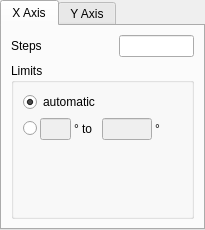
<?xml version="1.0" encoding="UTF-8"?>
<ui version="4.0">
 <class>Form</class>
 <widget class="QWidget" name="Form">
  <property name="geometry">
   <rect>
    <x>0</x>
    <y>0</y>
    <width>205</width>
    <height>202</height>
   </rect>
  </property>
  <property name="windowTitle">
   <string>Form</string>
  </property>
  <layout class="QVBoxLayout" name="verticalLayout_7">
   <property name="margin">
    <number>0</number>
   </property>
   <item>
    <widget class="QTabWidget" name="tabWidget">
     <property name="currentIndex">
      <number>0</number>
     </property>
     <widget class="QWidget" name="tab">
      <attribute name="title">
       <string>X Axis</string>
      </attribute>
      <layout class="QVBoxLayout" name="verticalLayout_6">
       <item>
        <layout class="QVBoxLayout" name="verticalLayout_5">
         <item>
          <layout class="QHBoxLayout" name="horizontalLayout_3">
           <item>
            <widget class="QLabel" name="label_3">
             <property name="text">
              <string>Steps</string>
             </property>
            </widget>
           </item>
           <item>
            <spacer name="horizontalSpacer">
             <property name="orientation">
              <enum>Qt::Horizontal</enum>
             </property>
             <property name="sizeHint" stdset="0">
              <size>
               <width>40</width>
               <height>20</height>
              </size>
             </property>
            </spacer>
           </item>
           <item>
            <widget class="QLineEdit" name="txtXSteps">
             <property name="maximumSize">
              <size>
               <width>75</width>
               <height>16777215</height>
              </size>
             </property>
             <property name="alignment">
              <set>Qt::AlignRight|Qt::AlignTrailing|Qt::AlignVCenter</set>
             </property>
            </widget>
           </item>
          </layout>
         </item>
         <item>
          <widget class="QGroupBox" name="groupBox_2">
           <property name="title">
            <string>Limits</string>
           </property>
           <layout class="QVBoxLayout" name="verticalLayout_2">
            <item>
             <widget class="QRadioButton" name="rbXLimAuto">
              <property name="text">
               <string>automatic</string>
              </property>
              <property name="checked">
               <bool>true</bool>
              </property>
             </widget>
            </item>
            <item>
             <layout class="QHBoxLayout" name="horizontalLayout">
              <property name="spacing">
               <number>3</number>
              </property>
              <item>
               <widget class="QRadioButton" name="rbXLimUser">
                <property name="text">
                 <string/>
                </property>
               </widget>
              </item>
              <item>
               <widget class="QLineEdit" name="txtXLimMin">
                <property name="enabled">
                 <bool>false</bool>
                </property>
                <property name="maximumSize">
                 <size>
                  <width>50</width>
                  <height>16777215</height>
                 </size>
                </property>
               </widget>
              </item>
              <item>
               <widget class="QLabel" name="label">
                <property name="text">
                 <string>&lt;html&gt;&amp;deg; to &amp;nbsp;&lt;/html&gt;</string>
                </property>
               </widget>
              </item>
              <item>
               <widget class="QLineEdit" name="txtXLimMax">
                <property name="enabled">
                 <bool>false</bool>
                </property>
                <property name="sizePolicy">
                 <sizepolicy hsizetype="Minimum" vsizetype="Fixed">
                  <horstretch>0</horstretch>
                  <verstretch>0</verstretch>
                 </sizepolicy>
                </property>
                <property name="maximumSize">
                 <size>
                  <width>50</width>
                  <height>16777215</height>
                 </size>
                </property>
                <property name="alignment">
                 <set>Qt::AlignRight|Qt::AlignTrailing|Qt::AlignVCenter</set>
                </property>
               </widget>
              </item>
              <item>
               <widget class="QLabel" name="label_2">
                <property name="text">
                 <string>&lt;html&gt;&amp;deg;&lt;/html&gt;</string>
                </property>
               </widget>
              </item>
              <item>
               <spacer name="horizontalSpacer_3">
                <property name="orientation">
                 <enum>Qt::Horizontal</enum>
                </property>
                <property name="sizeHint" stdset="0">
                 <size>
                  <width>40</width>
                  <height>20</height>
                 </size>
                </property>
               </spacer>
              </item>
             </layout>
            </item>
            <item>
             <spacer name="verticalSpacer">
              <property name="orientation">
               <enum>Qt::Vertical</enum>
              </property>
              <property name="sizeHint" stdset="0">
               <size>
                <width>20</width>
                <height>40</height>
               </size>
              </property>
             </spacer>
            </item>
           </layout>
          </widget>
         </item>
        </layout>
       </item>
      </layout>
     </widget>
     <widget class="QWidget" name="tab_2">
      <attribute name="title">
       <string>Y Axis</string>
      </attribute>
      <layout class="QVBoxLayout" name="verticalLayout">
       <item>
        <widget class="QGroupBox" name="groupBox_6">
         <property name="title">
          <string>Scale</string>
         </property>
         <layout class="QVBoxLayout" name="verticalLayout_4">
          <item>
           <widget class="QRadioButton" name="rbYScaleLin">
            <property name="text">
             <string>linear</string>
            </property>
            <property name="checked">
             <bool>true</bool>
            </property>
           </widget>
          </item>
          <item>
           <widget class="QRadioButton" name="rbYScaleLog">
            <property name="text">
             <string>logarithmic</string>
            </property>
           </widget>
          </item>
         </layout>
        </widget>
       </item>
       <item>
        <widget class="QGroupBox" name="groupBox_5">
         <property name="title">
          <string>Limits</string>
         </property>
         <layout class="QVBoxLayout" name="verticalLayout_3">
          <item>
           <widget class="QRadioButton" name="rbYLimAuto">
            <property name="text">
             <string>automatic</string>
            </property>
            <property name="checked">
             <bool>true</bool>
            </property>
           </widget>
          </item>
          <item>
           <layout class="QHBoxLayout" name="horizontalLayout_2">
            <item>
             <widget class="QRadioButton" name="rbYLimUser">
              <property name="text">
               <string/>
              </property>
             </widget>
            </item>
            <item>
             <widget class="QLineEdit" name="txtYLimMin">
              <property name="enabled">
               <bool>false</bool>
              </property>
              <property name="maximumSize">
               <size>
                <width>50</width>
                <height>16777215</height>
               </size>
              </property>
             </widget>
            </item>
            <item>
             <widget class="QLabel" name="label_4">
              <property name="text">
               <string>to</string>
              </property>
             </widget>
            </item>
            <item>
             <widget class="QLineEdit" name="txtYLimMax">
              <property name="enabled">
               <bool>false</bool>
              </property>
              <property name="maximumSize">
               <size>
                <width>50</width>
                <height>16777215</height>
               </size>
              </property>
             </widget>
            </item>
            <item>
             <spacer name="horizontalSpacer_2">
              <property name="orientation">
               <enum>Qt::Horizontal</enum>
              </property>
              <property name="sizeHint" stdset="0">
               <size>
                <width>40</width>
                <height>20</height>
               </size>
              </property>
             </spacer>
            </item>
           </layout>
          </item>
         </layout>
        </widget>
       </item>
      </layout>
     </widget>
    </widget>
   </item>
  </layout>
 </widget>
 <resources/>
 <connections>
  <connection>
   <sender>rbYLimAuto</sender>
   <signal>toggled(bool)</signal>
   <receiver>txtYLimMin</receiver>
   <slot>setDisabled(bool)</slot>
   <hints>
    <hint type="sourcelabel">
     <x>28</x>
     <y>138</y>
    </hint>
    <hint type="destinationlabel">
     <x>25</x>
     <y>187</y>
    </hint>
   </hints>
  </connection>
  <connection>
   <sender>rbYLimAuto</sender>
   <signal>toggled(bool)</signal>
   <receiver>txtYLimMax</receiver>
   <slot>setDisabled(bool)</slot>
   <hints>
    <hint type="sourcelabel">
     <x>54</x>
     <y>139</y>
    </hint>
    <hint type="destinationlabel">
     <x>94</x>
     <y>188</y>
    </hint>
   </hints>
  </connection>
  <connection>
   <sender>rbXLimAuto</sender>
   <signal>toggled(bool)</signal>
   <receiver>txtXLimMin</receiver>
   <slot>setDisabled(bool)</slot>
   <hints>
    <hint type="sourcelabel">
     <x>15</x>
     <y>31</y>
    </hint>
    <hint type="destinationlabel">
     <x>21</x>
     <y>77</y>
    </hint>
   </hints>
  </connection>
  <connection>
   <sender>rbXLimAuto</sender>
   <signal>toggled(bool)</signal>
   <receiver>txtXLimMax</receiver>
   <slot>setDisabled(bool)</slot>
   <hints>
    <hint type="sourcelabel">
     <x>43</x>
     <y>33</y>
    </hint>
    <hint type="destinationlabel">
     <x>94</x>
     <y>79</y>
    </hint>
   </hints>
  </connection>
 </connections>
</ui>
